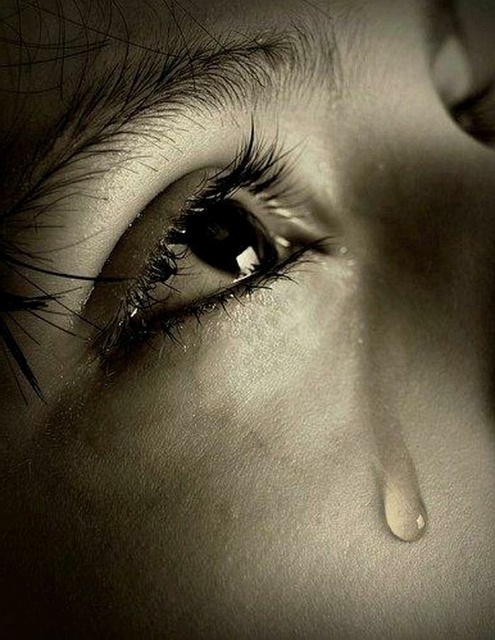
#> input picture OpenCV/04_OpenCV_IMAGE_PROCESSING/07_GUSSIAN_BILATERAL_BLUR/tear.png, 495 x 640 px
$ jupyter execute gaussian_bilateral_blur.ipynb
#> lines starting #> are read from the running program, lines starting #| are printed output that depends on the picture
[cell 1]
import cv2 as cv
import numpy as np

[cell 2]
#gürültüyü azaltır.
src = cv.imread("tear.png")
#> src is the input picture: shape (640, 495, 3); mean B, G, R 65.4, 84.7, 92.8
cv.namedWindow("input", cv.WINDOW_AUTOSIZE)
cv.imshow("input",src)
cv.waitKey(2000)
cv.destroyAllWindows()

[cell 3]
h, w = src.shape[:2]
#> h = 640; w = 495
print(h,w)
#| 640 495

[cell 4]
dst = cv.bilateralFilter(src, 0, 50, 10) #resim, pixel komşu çapı, renklerin karışma şiddeti(blur şiddeti), kaç pixelin karışacağı.

[cell 5]
result = np.zeros([h,w*2,3],dtype=src.dtype)
result[0:h,0:w,:]= src
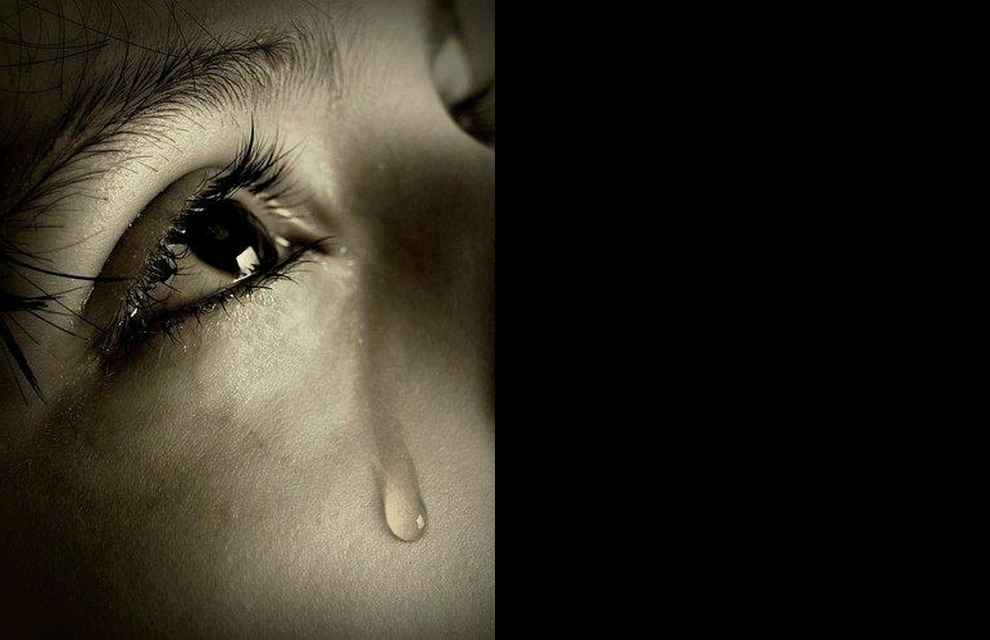
#> result: shape (640, 990, 3); mean B, G, R 32.7, 42.3, 46.4
result[0:h,w:2*w,:] = dst
cv.imshow("result",result)
cv.waitKey(10000)
cv.destroyAllWindows()

[cell 6]
dst = cv.bilateralFilter(src, 0, 200, 20)
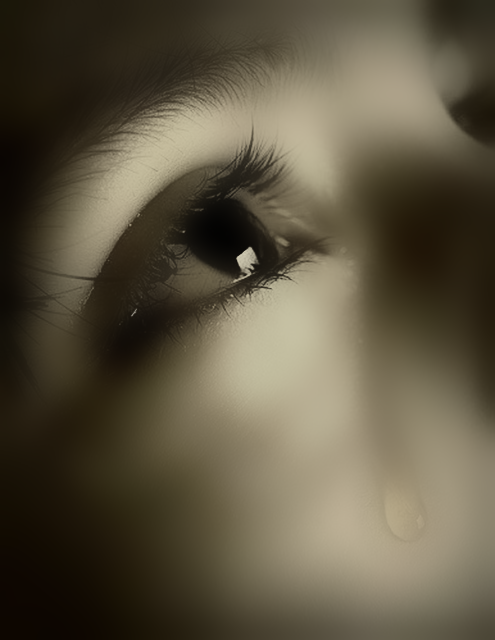
#> dst: shape (640, 495, 3); mean B, G, R 65.4, 84.7, 92.8
result = np.zeros([h,w*2,3],dtype=src.dtype)
result[0:h,0:w,:]= src
result[0:h,w:2*w,:] = dst
cv.imshow("result",result)
cv.waitKey(10000)
cv.destroyAllWindows()

[cell 7]
dst = cv.bilateralFilter(src, 0, 500, 20)
result = np.zeros([h,w*2,3],dtype=src.dtype)
result[0:h,0:w,:]= src
result[0:h,w:2*w,:] = dst
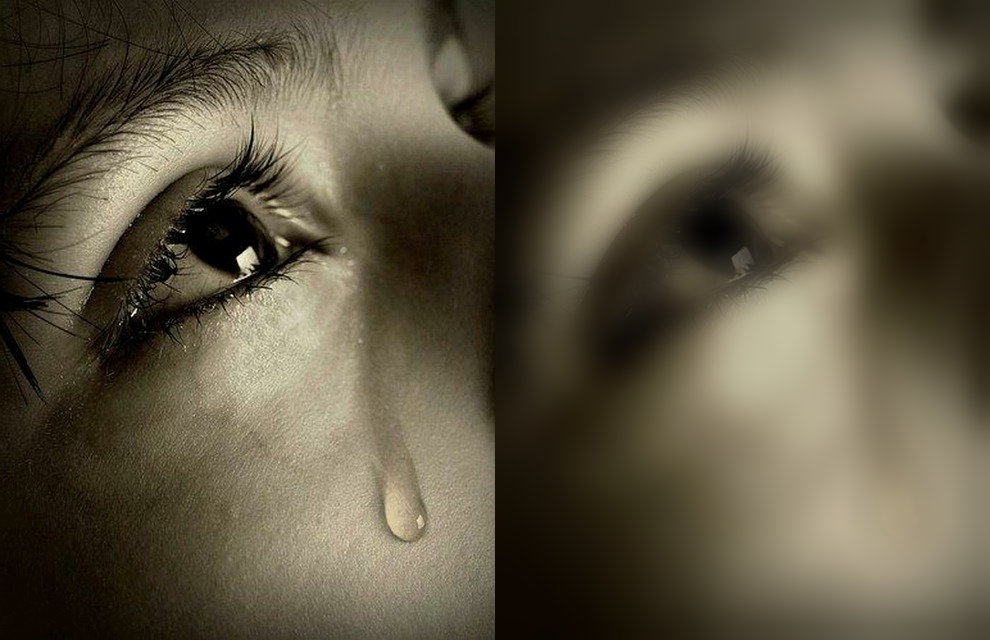
#> result: shape (640, 990, 3); mean B, G, R 65.4, 84.7, 92.8
cv.imshow("result",result)
cv.waitKey(10000)
cv.destroyAllWindows()

[cell 8]
dst = cv.bilateralFilter(src, 0, 1000, 20)
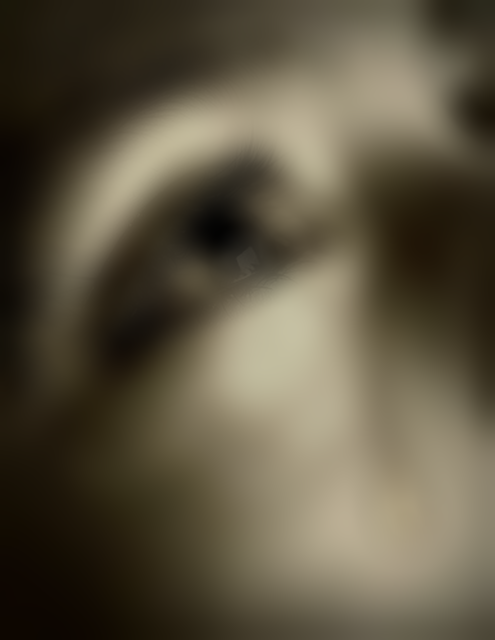
#> dst: shape (640, 495, 3); mean B, G, R 65.4, 84.7, 92.8
result = np.zeros([h,w*2,3],dtype=src.dtype)
result[0:h,0:w,:]= src
result[0:h,w:2*w,:] = dst
cv.imshow("result",result)
cv.waitKey(10000)
cv.destroyAllWindows()

[cell 9]
src = cv.imread("tear2.png")
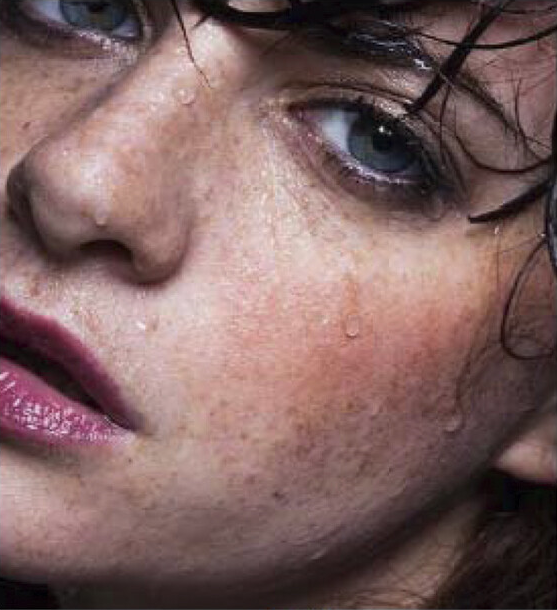
#> input picture OpenCV/04_OpenCV_IMAGE_PROCESSING/07_GUSSIAN_BILATERAL_BLUR/tear2.png, 557 x 610 px
#> src is the input picture: shape (610, 557, 3); mean B, G, R 96.7, 98.2, 126.4
cv.namedWindow("input", cv.WINDOW_AUTOSIZE)
cv.imshow("input",src)
cv.waitKey(2000)
cv.destroyAllWindows()

h, w = src.shape[:2]
#> h = 610; w = 557
print(h,w)
#| 610 557

dst = cv.bilateralFilter(src, 0, 50, 10)
#> dst: shape (610, 557, 3)
result = np.zeros([h,w*2,3],dtype=src.dtype)
result[0:h,0:w,:]= src
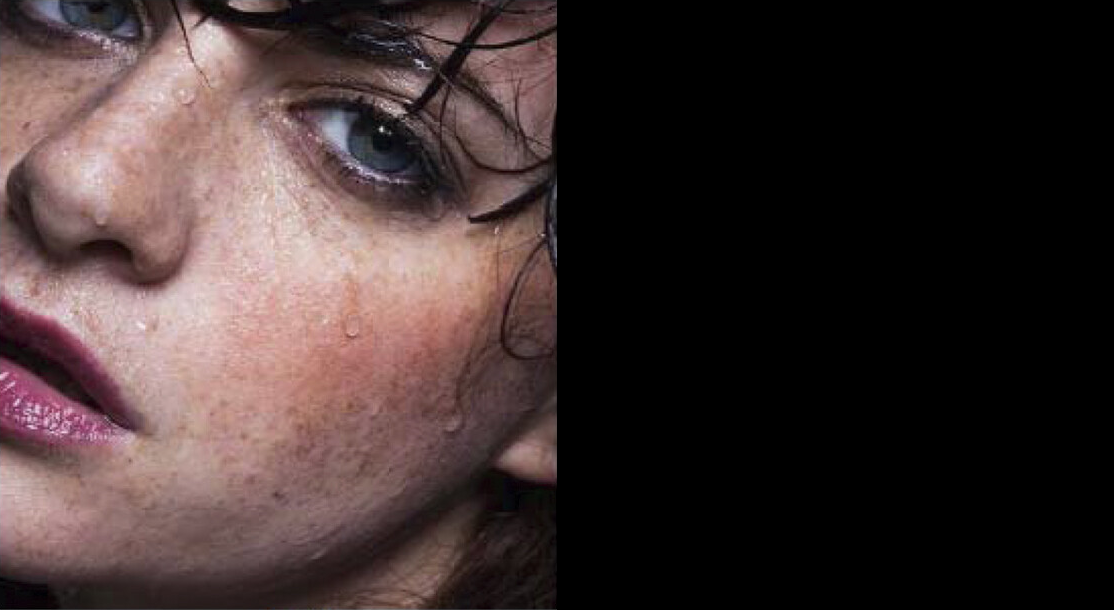
#> result: shape (610, 1114, 3); mean B, G, R 48.3, 49.1, 63.2
result[0:h,w:2*w,:] = dst
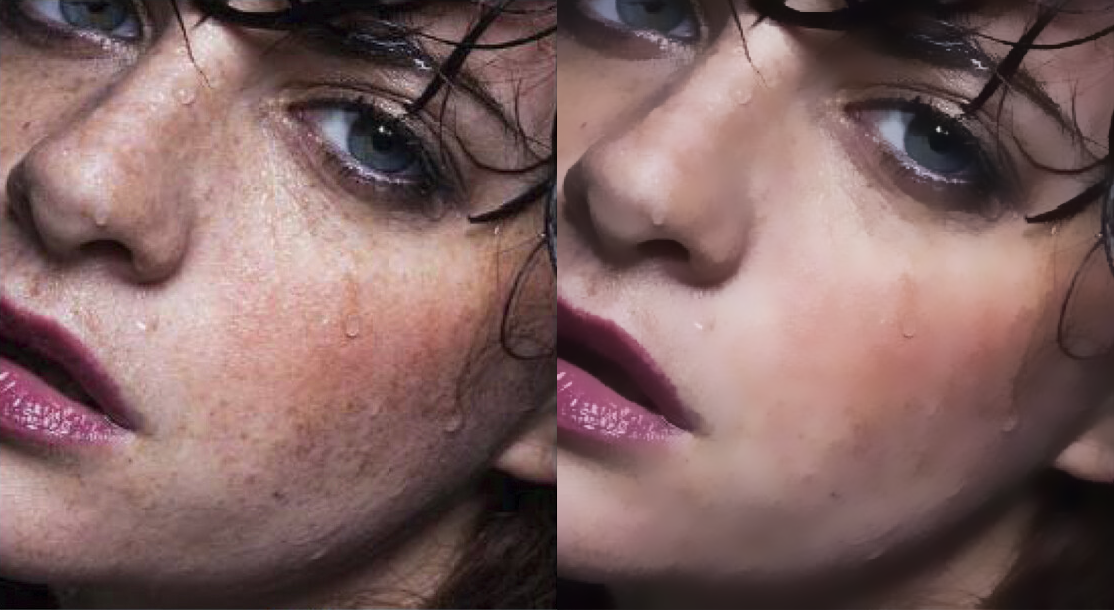
#> result: shape (610, 1114, 3); mean B, G, R 96.7, 98.2, 126.4
cv.imshow("result",result)
cv.waitKey(10000)
cv.destroyAllWindows()

dst = cv.bilateralFilter(src, 0, 200, 20)
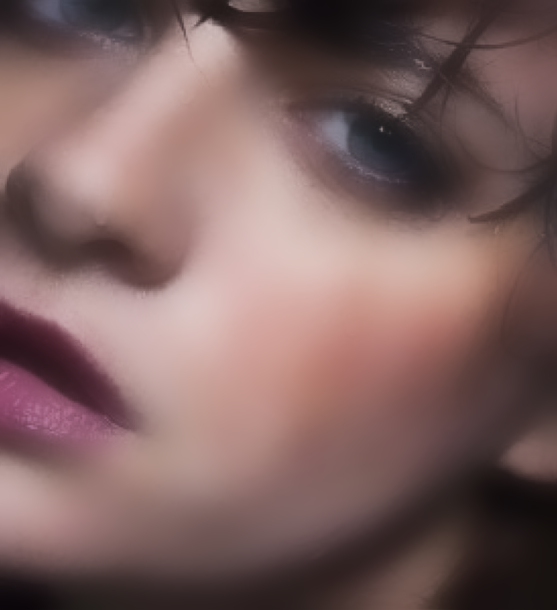
#> dst: shape (610, 557, 3); mean B, G, R 96.6, 98.2, 126.3
result = np.zeros([h,w*2,3],dtype=src.dtype)
result[0:h,0:w,:]= src
result[0:h,w:2*w,:] = dst
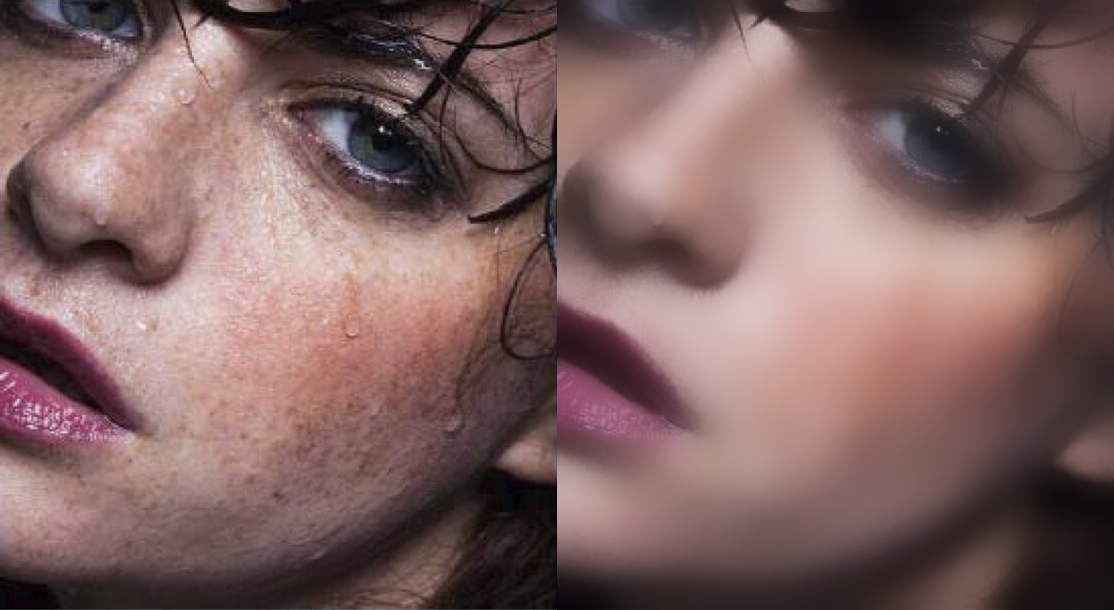
#> result: shape (610, 1114, 3); mean B, G, R 96.6, 98.2, 126.4
cv.imshow("result",result)
cv.waitKey(10000)
cv.destroyAllWindows()

dst = cv.bilateralFilter(src, 0, 500, 20)
result = np.zeros([h,w*2,3],dtype=src.dtype)
result[0:h,0:w,:]= src
result[0:h,w:2*w,:] = dst
cv.imshow("result",result)
cv.waitKey(10000)
cv.destroyAllWindows()
